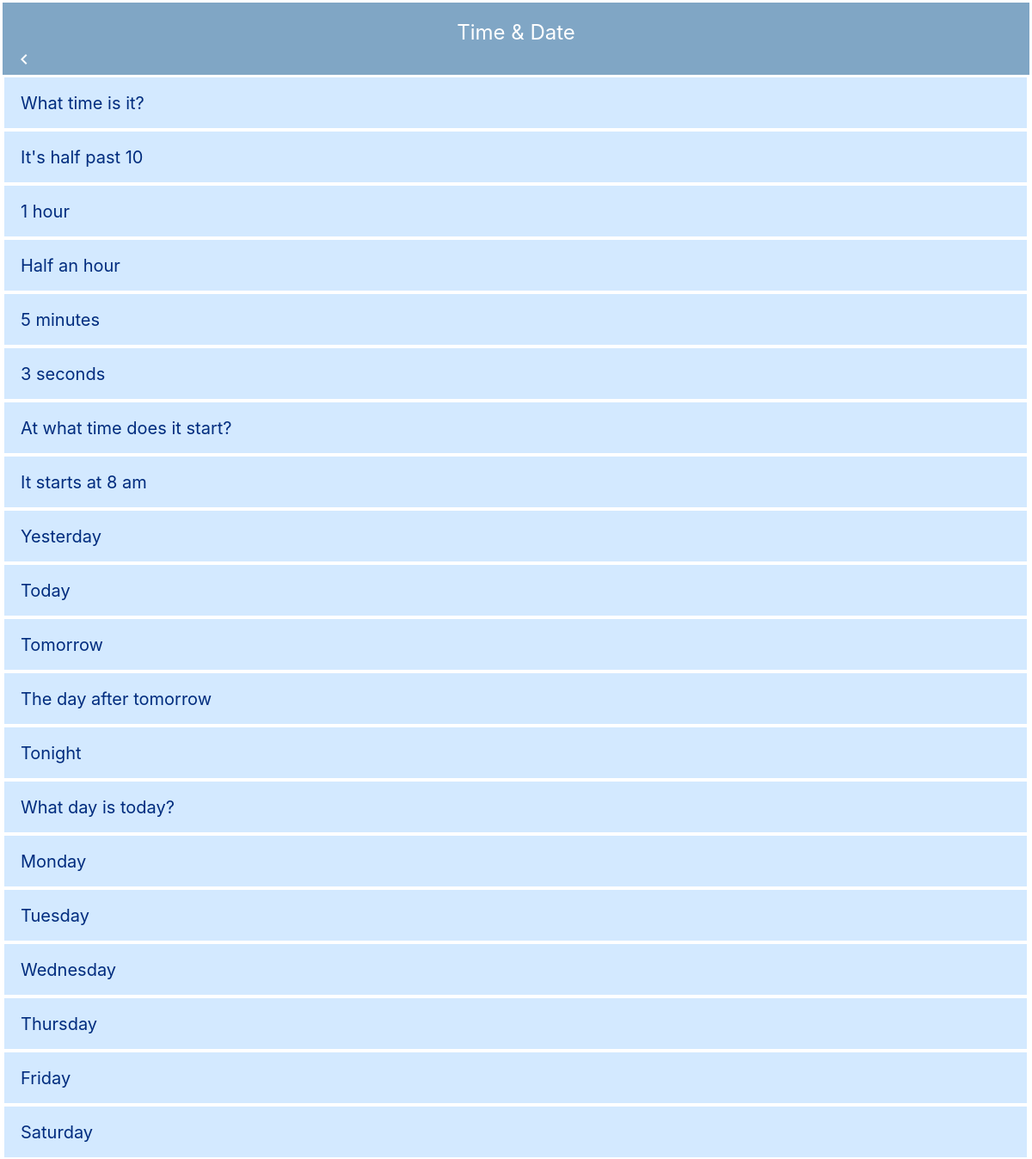
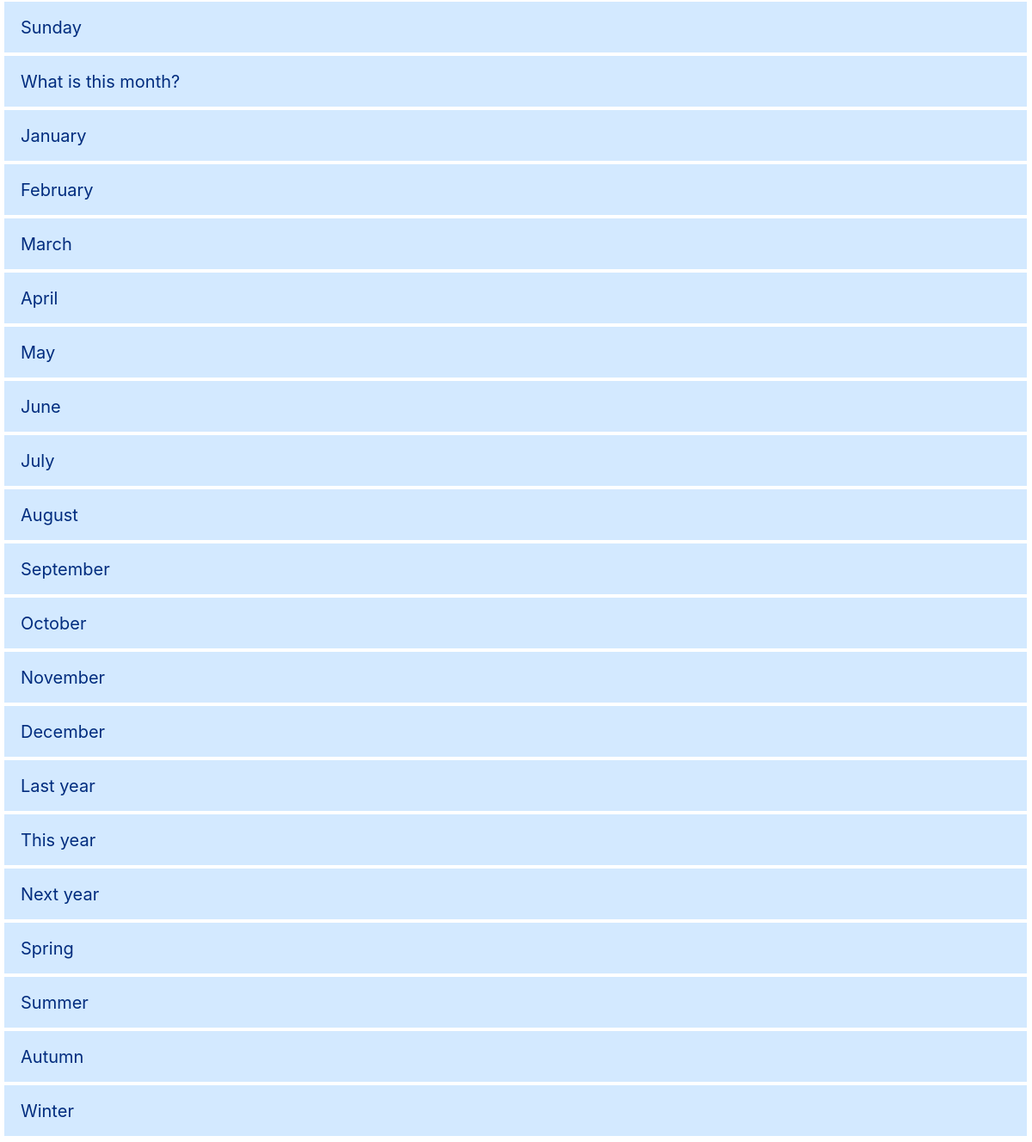
The page /scene_8 on the database its author committed (2 pictures, top to bottom).
### tables this page shows
CREATE TABLE "time_date" (
	"id"	INTEGER,
	"english"	TEXT,
	"japanese"	TEXT,
	"pronunciation"	TEXT,
	PRIMARY KEY("id" AUTOINCREMENT)
);

### app.py (the view)
@app.route("/scene_8")
def scene_8():
    conn = sqlite3.connect("scene_words.db")
    c = conn.cursor()
    word_info = []
    c.execute('SELECT id, english, japanese, pronunciation from time_date ORDER BY id')
    for row in c.fetchall():
        word_info.append({"id":row[0],"english":row[1],"japanese":row[2],"pronunciation":row[3]})
    c.close()
    print(word_info)
    return render_template("scene_8.html", html_word_info = word_info)

### templates/scene_8.html (shortened to what this page needs)
{% extends 'scene_base.html' %}
{% block content %}
<body>
    <header>
        <h3>Time & Date</h3>
        <ul>
            <li><a class="material-icons" href="/">chevron_left</a></li>
        </ul>
    </header>
    <article>
        {% for item in html_word_info %}
        <ul class="menu">
            <li class="menu__item">
                <a class="menu__item__link js-menu__item__link" href="">{{item["english"]}}</a>
            </li>
        </ul>
        {% endfor %}
    </article>
</body>
{% endblock %}

### static/style_scene.css (style rules this page uses)
html, body, div, span, applet, object, iframe, h1, h2, h3, h4, h5, h6, p, blockquote, pre, a, abbr, acronym, address, big, cite, code, del, dfn, em, img, ins, kbd, q, s, samp, small, strike, strong, sub, sup, tt, var, b, u, i, center, dl, dt, dd, ol, ul, li, fieldset, form, label, legend, table, caption, tbody, tfoot, thead, tr, th, td, article, aside, canvas, details, embed, figure, figcaption, footer, header, hgroup, menu, nav, output, ruby, section, summary, time, mark, audio, video { margin: 0; padding: 1.5px; border: 0; font-size: 100%; font: inherit; vertical-align: baseline; }
article, aside, details, figcaption, figure, footer, header, hgroup, menu, nav, section { display: block; }
body { line-height: 1; }
ol, ul { list-style: none; }
html { overflow-y: scroll; }
header { background-color: #80A6C5; width: 100%; }
header h3 { width: fit-content; color: white; margin: 0 auto; font-size: 24px; padding-top: 20px; }
.material-icons { color: white; padding-left: 10px; }
.menu__item { background: #d3e9ff; color: white; cursor: pointer; display: block; margin-bottom: 1px; position: relative; border-bottom-color: #22669e; }
.menu__item__link { color: rgb(0, 44, 126); display: block; padding: 18px; font-size: 20px; }

### rows shown on the page
time_date: english "What time is it?"
time_date: english "It's half past 10"
time_date: english "1 hour"
time_date: english "Half an hour"
time_date: english "5 minutes"
time_date: english "3 seconds"
time_date: english "At what time does it start?"
time_date: english "It starts at 8 am"
time_date: english "Yesterday"
time_date: english "Today"
time_date: english "Tomorrow"
time_date: english "The day after tomorrow"
time_date: english "Tonight"
time_date: english "What day is today?"
time_date: english "Monday"
time_date: english "Tuesday"
time_date: english "Wednesday"
time_date: english "Thursday"
time_date: english "Friday"
time_date: english "Saturday"
time_date: english "Sunday"
time_date: english "What is this month?"
time_date: english "January"
time_date: english "February"
time_date: english "March"
time_date: english "April"
time_date: english "May"
time_date: english "June"
time_date: english "July"
time_date: english "August"
time_date: english "September"
time_date: english "October"
time_date: english "November"
time_date: english "December"
time_date: english "Last year"
time_date: english "This year"
time_date: english "Next year"
time_date: english "Spring"
time_date: english "Summer"
time_date: english "Autumn"
time_date: english "Winter"
